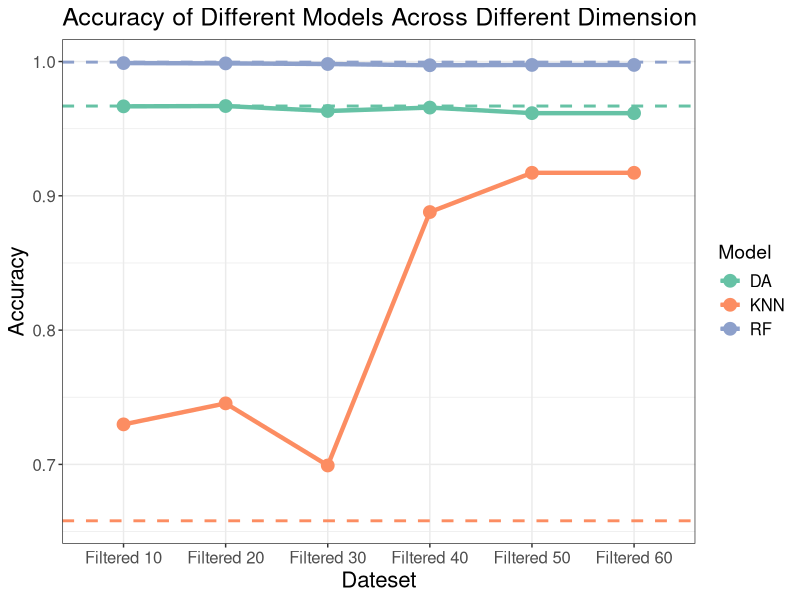

Here is the R script that generated this plot:
library(ggplot2)
library(tidyr)

# Load Baseline Result
Task0_Result <- read.csv("./SEM1/Project2/Experiment_Result/Baseline_Result.csv", header = TRUE, sep = ",", stringsAsFactors = FALSE)

Task4_10_Result <- read.csv("./SEM1/Project2/Experiment_Result/Task4_10_Result.csv", header = TRUE, sep = ",", stringsAsFactors = FALSE)

Task4_20_Result <- read.csv("./SEM1/Project2/Experiment_Result/Task4_20_Result.csv", header = TRUE, sep = ",", stringsAsFactors = FALSE)

Task4_30_Result <- read.csv("./SEM1/Project2/Experiment_Result/Task4_30_Result.csv", header = TRUE, sep = ",", stringsAsFactors = FALSE)

Task4_40_Result <- read.csv("./SEM1/Project2/Experiment_Result/Task4_40_Result.csv", header = TRUE, sep = ",", stringsAsFactors = FALSE)

Task4_50_Result <- read.csv("./SEM1/Project2/Experiment_Result/Task4_50_Result.csv", header = TRUE, sep = ",", stringsAsFactors = FALSE)

Task4_60_Result <- read.csv("./SEM1/Project2/Experiment_Result/Task4_60_Result.csv", header = TRUE, sep = ",", stringsAsFactors = FALSE)

Final_Result <- rbind(Task0_Result, Task4_10_Result, Task4_20_Result, Task4_30_Result, Task4_40_Result, Task4_50_Result, Task4_60_Result)

colnames(Final_Result) <- c("Dataset", "DA", "KNN", "RF")

Result_long <- pivot_longer(Final_Result, 
                            cols = colnames(Final_Result)[-1], 
                            names_to = "Model", 
                            values_to = "Accuracy") 

Baseline_long <- Result_long[1:3, ]
Result_long <- Result_long[-c(1, 2, 3), ]

fig <- ggplot(Result_long, aes(x = Dataset, y = Accuracy, color = Model, group = Model)) +
  geom_line(linewidth = 1.5) +                # Plot the lines connecting the points for each model
  geom_point(size = 4) +               # Add points to show the accuracy values
  labs(title = "Accuracy of Different Models Across Different Dimension",  # Plot title
       x = "Dateset",  # X-axis label
       y = "Accuracy") +  # Y-axis label
  scale_color_brewer(palette = "Set2") + 
  geom_hline(data = Baseline_long, 
             aes(yintercept = Accuracy, color = Model), 
             linetype = "dashed", 
             linewidth = 1) +   # Add horizontal dashed lines for Baseline
  theme_bw() + 
  theme(
    text = element_text(size = 14),  # Set global font size
    axis.title = element_text(size = 16),  # Adjust axis title font size
    axis.text = element_text(size = 12),  # Adjust axis tick labels font size
    legend.title = element_text(size = 14),  # Adjust legend title font size
    legend.text = element_text(size = 12),  # Adjust legend text font size
    plot.title = element_text(size = 18)  # Adjust plot title font size
  )

ggsave("./SEM1/Project2/Figures/Task4 Acc Lineplot.pdf", width = 8, height = 6)
